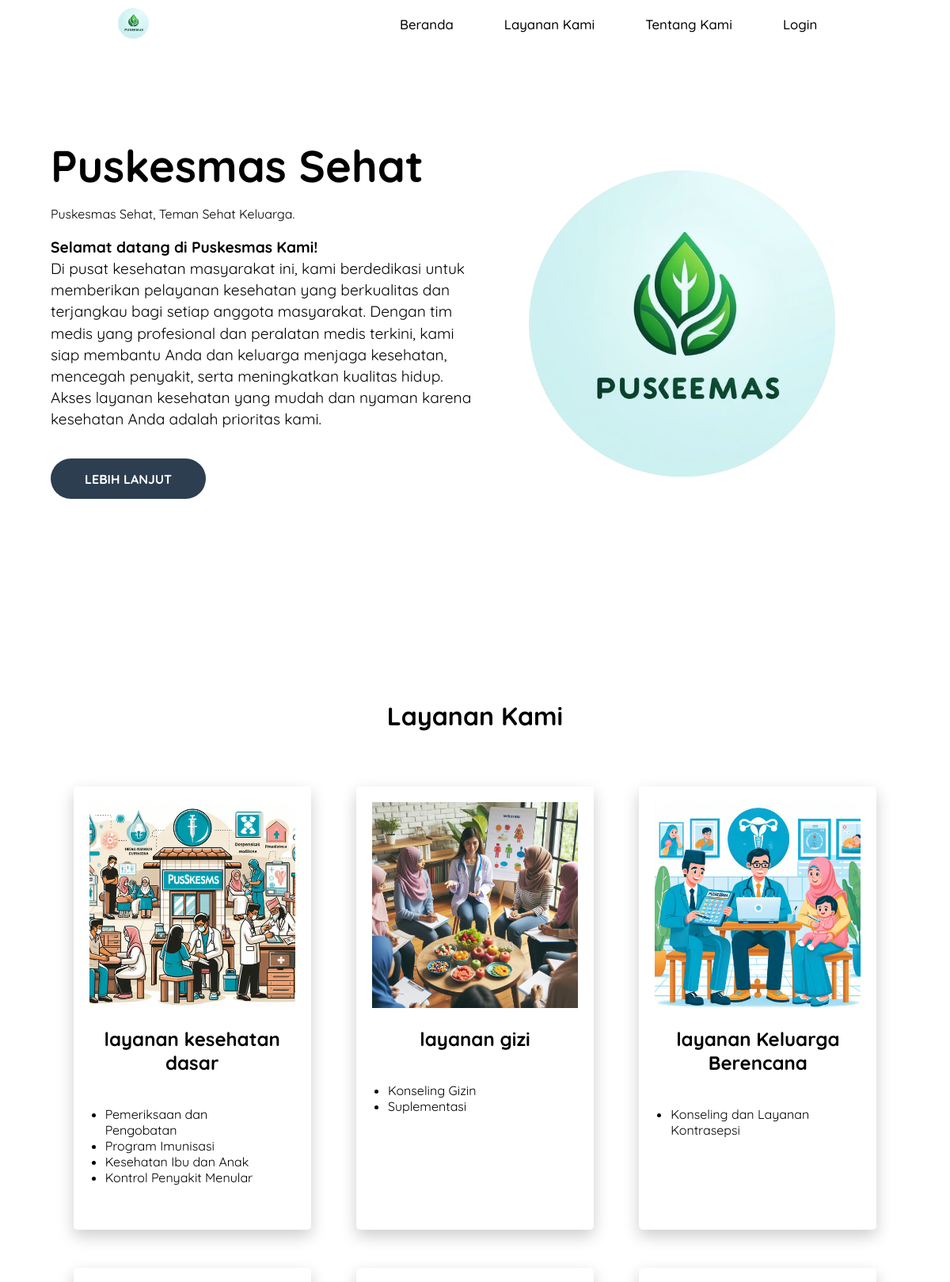
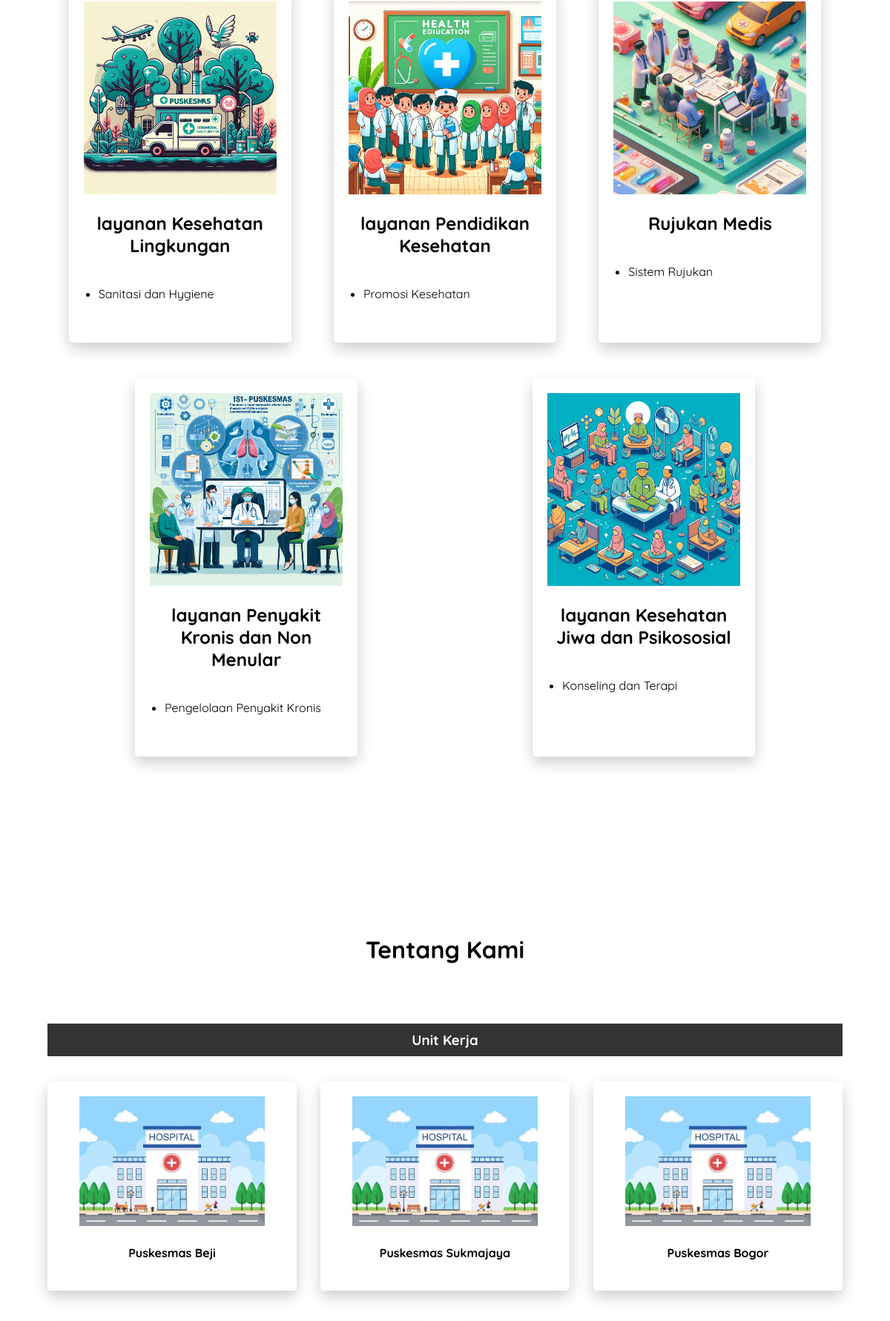
The page / (upper part) on the database its author committed (2 pictures, top to bottom).
### tables this page shows
CREATE TABLE `unit_kerja` (
  `id` int(11) NOT NULL,
  `nama` varchar(45) NOT NULL
);

### index.php (the view, shortened to what this page needs)
<!DOCTYPE html>
<html lang="en">
<?php
require_once('admin/dbkoneksi.php');
?>
<head>
    <link rel="stylesheet" href="css/style.css">
    <link rel="stylesheet" href="https://cdnjs.cloudflare.com/ajax/libs/font-awesome/5.15.4/css/all.min.css" />
    <link rel="stylesheet" href="https://cdn.jsdelivr.net/npm/bootstrap-icons@1.11.3/font/bootstrap-icons.min.css">
</head>
<body id="beranda">
    <header class="navbar-container">
        <div class="logo">
            <img src="img/logo-circle.png" alt="Logo">
        </div>
        <nav class="nav-list" id="navList">
            <ul>
                <li>
                    <a href="#beranda">Beranda</a>
                </li>
                <li>
                    <a href="#layanan_kami">Layanan Kami</a>
                </li>
                <li>
                    <a href="#tentang_kami">Tentang Kami</a>
                </li>
                <li>
                    <a href="admin/login.html">Login</a>
                </li>
            </ul>
        </nav>
    </header>
    <main>
        <div class="content">
            <div class="content-description">
                <h1 class="title">Puskesmas Sehat</h1>
                <caption>Puskesmas Sehat, Teman Sehat Keluarga. </caption>
                <p>
                    <b>Selamat datang di Puskesmas Kami! </b><br>
                    Di pusat kesehatan masyarakat ini,
                    kami berdedikasi untuk memberikan pelayanan kesehatan yang berkualitas dan
                    terjangkau bagi setiap anggota masyarakat. Dengan tim medis yang profesional dan
                    peralatan medis terkini, kami siap membantu Anda dan keluarga menjaga kesehatan,
                    mencegah penyakit, serta meningkatkan kualitas hidup.
                    Akses layanan kesehatan yang mudah dan nyaman
                    karena kesehatan Anda adalah prioritas kami.
                </p>
                <a href="#layanan_kami"><button>Lebih lanjut</button></a>
            </div>
            <div class="content-image">
                <img src="img/logo-circle.png" alt="Logo">
            </div>
        </div>
        <div id="layanan_kami">
            <h1>Layanan Kami</h1>
            <div class="layanan">
                <div class="card">
                    <img src="img/kesehatan-dasar.jpeg" alt="layanan kesehatan dasar" width="100%">
                    <h2>layanan kesehatan dasar</h2>
                    <ul>
                        <li>Pemeriksaan dan Pengobatan</li>
                        <li>Program Imunisasi</li>
                        <li>Kesehatan Ibu dan Anak</li>
                        <li>Kontrol Penyakit Menular</li>
                    </ul>
                </div>
                <div class="card">
                    <img src="img/layanan-gizi.jpeg" alt="layanan gizi" width="100%">
                    <h2>layanan gizi</h2>
                    <ul>
                        <li>Konseling Gizin</li>
                        <li>Suplementasi</li>
                    </ul>
                </div>
                <div class="card">
                    <img src="img/layanan-keluarga.jpeg" alt="layanan keluarga berencana" width="100%">
                    <h2>layanan Keluarga Berencana</h2>
                    <ul>
                        <li>Konseling dan Layanan Kontrasepsi</li>
                    </ul>
                </div>
                <div class="card">
                    <img src="img/layanan-kesehatan.jpeg" alt="layanan Kesehatan Lingkungan" width="100%">
                    <h2>layanan Kesehatan Lingkungan</h2>
                    <ul>
                        <li>Sanitasi dan Hygiene</li>
                    </ul>
                </div>
                <div class="card">
                    <img src="img/layanan-pendidikan.jpeg" alt="layanan Pendidikan Kesehatan" width="100%">
                    <h2>layanan Pendidikan Kesehatan</h2>
                    <ul>
                        <li>Promosi Kesehatan</li>
                    </ul>
                </div>
                <div class="card">
                    <img src="img/rujukan-medis.jpeg" alt="rujukan medis" width="100%">
                    <h2>Rujukan Medis</h2>
                    <ul>
                        <li>Sistem Rujukan</li>
                    </ul>
                </div>
                <div class="card">
                    <img src="img/layanan-penyakit.jpeg" alt="layanan Penyakit Kronis dan Non Menular" width="100%">
                    <h2>layanan Penyakit Kronis dan Non Menular</h2>
                    <ul>
                        <li>Pengelolaan Penyakit Kronis</li>
                    </ul>
                </div>
                <div class="card">
                    <img src="img/kesehatan-jiwa.jpeg" alt="layanan Kesehatan Jiwa dan Psikososial" width="100%">
                    <h2>layanan Kesehatan Jiwa dan Psikososial</h2>
                    <ul>
                        <li>Konseling dan Terapi</li>
                    </ul>
                </div>
            </div>
        </div>
        <div id="tentang_kami">
            <h1>Tentang Kami</h1>
            <h3 class="title-unit_kerja">Unit Kerja</h3>
            <div class="unit_kerja">
                <?php
                $sql = "SELECT nama FROM unit_kerja";
                $stmt = $dbh->prepare($sql);
                $stmt->execute();
                $unit_kerja = $stmt->fetchAll();
                foreach ($unit_kerja as $unit_kerja) {
                ?>
                    <div class="card">
                        <img src="img/unit_kerja.jpg" alt="unit kerja" width="100%">
                        <h4>
                            <?= htmlspecialchars($unit_kerja['nama']); ?>
                        </h4>
                    </div>
                <?php
                }
                ?>
            </div>
        </div>
    </main>
</body>
</html>

### css/style.css (style rules this page uses)
* { box-sizing: border-box; }
html, body { margin: 0; padding: 0; scroll-behavior: smooth; }
body { font-family: 'Quicksand', sans-serif; height: 100vh; display: flex; flex-direction: column; }
header.navbar-container { width: 100%; padding-block: 0.2rem; margin-inline: auto; display: flex; justify-content: space-around; align-items: center; z-index: 9999; position: fixed; background-color: white; }
header.navbar-container .logo img { width: 50px; }
header.navbar-container .nav-list ul { padding-left: 0; display: flex; justify-content: center; gap: 2rem 1rem; }
header.navbar-container .nav-list li { list-style-type: none; }
header.navbar-container .nav-list li a { padding: 0.5rem 1.5rem; border-radius: 999px; text-decoration: none; font-size: 1.05rem; font-weight: 500; color: black; transition: all 0.2s ease-in-out; }
main { flex: 1; width: 100%; max-width: 1200px; margin-inline: auto; padding: 2rem 4rem; margin-top: 7rem; }
main .content { flex: 1; display: flex; align-items: center; margin-bottom: 15rem; }
main .content .content-description { flex: 1 1; }
main .content .content-description .title { margin-block: 1rem; font-size: 3.5rem; }
main .content .content-description p { font-size: 1.2rem; line-height: 1.7rem; }
main .content .content-description button { padding: 0.8rem 2.5rem; border: 3px solid transparent; border-radius: 999px; margin-block-start: 1rem; background-color: #2d3e50; font-family: 'Quicksand', sans-serif; text-transform: uppercase; font-size: 1rem; font-weight: 700; color: white; cursor: pointer; transition: all 0.15s ease-in; }
main .content .content-image { flex: 1; display: flex; }
main .content .content-image img { max-width: 100%; min-width: 250px; margin: auto; height: auto; }
main #layanan_kami { margin-bottom: 15rem; }
main #layanan_kami h1 { text-align: center; }
main #layanan_kami .layanan { display: flex; flex-direction: row; justify-content: space-around; flex-wrap: wrap; }
main #layanan_kami .layanan .card { box-shadow: 0 8px 20px 0 rgba(0, 0, 0, 0.2); border-radius: 5px; padding: 20px; margin-top: 3rem; width: 300px; }
main #layanan_kami .layanan .card ul { padding: 20px; }
main #layanan_kami .layanan .card h2 { text-align: center; }
main #tentang_kami h1, h3 { text-align: center; }
main #tentang_kami h3 { margin-top: 5rem; }
main #tentang_kami .title-unit_kerja, .title-dokter { background-color: #333; color: white; padding: 10px; width: 100%; }
main #tentang_kami .unit_kerja .card img { width: 250px; }
main #tentang_kami .dokter, .unit_kerja { display: flex; flex-direction: row; justify-content: flex-start; align-content: flex-start; flex-wrap: wrap; gap: 2rem; }
main #tentang_kami .unit_kerja .card { text-align: center; box-shadow: 0 8px 20px 0 rgba(0, 0, 0, 0.2); border-radius: 5px; padding: 20px; margin-top: 15px; width: 300px; flex: 1 1 30%; }

### rows shown on the page
unit_kerja: nama "Puskesmas Beji"
unit_kerja: nama "Puskesmas Sukmajaya"
unit_kerja: nama "Puskesmas Bogor"
